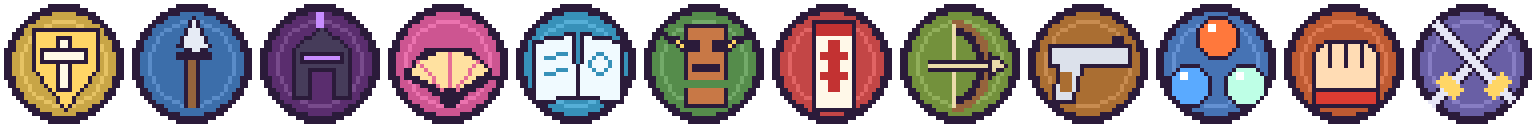

This figure's Python source:
# 새 직업 12 종 상징을 public/art/jobs.png 오른쪽에 붙여요 (기존 12 칸은 그대로) → 32px × 24 칸
#   python3 tools/job_icons.py 로 기존 12 칸을 다시 만든 뒤에 돌려도 돼요 (앞 12 칸만 잘라 써요)
from PIL import Image, ImageDraw
import math
O = (43, 27, 58, 255)
JOBS = [('paladin', (200, 165, 70), (255, 250, 230)), ('guardian', (60, 110, 170), (230, 235, 245)), ('darkknight', (90, 45, 110), (200, 140, 255)),
        ('dancer', (205, 85, 145), (255, 225, 160)), ('sage', (55, 145, 185), (240, 250, 255)), ('shaman', (85, 140, 75), (200, 120, 70)),
        ('miko', (195, 70, 70), (255, 248, 232)), ('archer', (115, 145, 60), (235, 220, 170)), ('gunner', (170, 110, 50), (220, 225, 235)),
        ('elemental', (70, 115, 180), (255, 255, 255)), ('fighter', (190, 90, 50), (255, 220, 180)), ('bladedancer', (105, 95, 165), (230, 230, 245))]
S = 32
def badge(d, bg):
    d.ellipse([1, 1, 30, 30], fill=O); d.ellipse([3, 3, 28, 28], fill=bg)
    d.ellipse([5, 5, 26, 26], outline=tuple(min(255, c + 30) for c in bg[:3]) + (255,))
def icon(k, bg, fg):
    im = Image.new('RGBA', (S, S), (0, 0, 0, 0)); d = ImageDraw.Draw(im); badge(d, bg + (255,)); fg += (255,)
    def poly(p, f=fg): d.polygon(p, fill=f, outline=O)
    if k == 'paladin':      # 금빛 방패 + 흰 십자
        poly([(8, 7), (24, 7), (24, 17), (16, 27), (8, 17)], (255, 214, 102, 255)); d.rectangle([14, 9, 17, 22], fill=fg, outline=O); d.rectangle([10, 12, 21, 15], fill=fg, outline=O)
    elif k == 'guardian':   # 창 (세로)
        d.line([(16, 26), (16, 10)], fill=O, width=4); d.line([(16, 26), (16, 10)], fill=(150, 100, 60, 255), width=2); poly([(16, 4), (20, 11), (16, 13), (12, 11)]); d.rectangle([12, 13, 20, 14], fill=(255, 214, 102, 255), outline=O)
    elif k == 'darkknight': # 어둠의 투구
        poly([(9, 24), (9, 12), (16, 6), (23, 12), (23, 24), (19, 24), (19, 17), (13, 17), (13, 24)], (70, 60, 90, 255)); d.rectangle([11, 13, 21, 15], fill=fg, outline=O); d.line([(16, 6), (16, 3)], fill=fg, width=2)
    elif k == 'dancer':     # 부채
        for a in range(-60, 61, 20):
            r = math.radians(a - 90); d.line([(16, 24), (16 + 12 * math.cos(r), 24 + 12 * math.sin(r))], fill=O, width=3)
        d.pieslice([4, 12, 28, 36], 210, 330, fill=fg, outline=O); [d.line([(16, 24), (16 + 11 * math.cos(math.radians(a - 90)), 24 + 11 * math.sin(math.radians(a - 90)))], fill=(230, 110, 150, 255)) for a in (-40, 0, 40)]; d.ellipse([14, 22, 18, 26], fill=O)
    elif k == 'sage':       # 펼친 책 + 룬
        poly([(5, 10), (15, 8), (16, 24), (5, 25)]); poly([(27, 10), (17, 8), (16, 24), (27, 25)]); d.line([(8, 14), (13, 13)], fill=(55, 145, 185, 255)); d.line([(8, 18), (13, 17)], fill=(55, 145, 185, 255)); d.ellipse([19, 13, 24, 18], outline=(55, 145, 185, 255))
    elif k == 'shaman':     # 토템 얼굴
        d.rectangle([11, 6, 21, 26], fill=fg, outline=O); d.rectangle([12, 10, 14, 12], fill=O); d.rectangle([18, 10, 20, 12], fill=O); d.rectangle([13, 16, 19, 17], fill=O); poly([(5, 8), (11, 10), (11, 13)], (255, 214, 102, 255)); poly([(27, 8), (21, 10), (21, 13)], (255, 214, 102, 255)); d.rectangle([11, 20, 21, 21], fill=(85, 140, 75, 255))
    elif k == 'miko':       # 부적
        d.rectangle([11, 5, 21, 27], fill=fg, outline=O); d.rectangle([12, 6, 20, 8], fill=(195, 50, 50, 255)); d.rectangle([15, 10, 17, 22], fill=(195, 50, 50, 255)); d.rectangle([13, 13, 19, 14], fill=(195, 50, 50, 255)); d.rectangle([13, 18, 19, 19], fill=(195, 50, 50, 255))
    elif k == 'archer':     # 활 + 화살
        d.arc([5, 5, 23, 27], 270, 90, fill=O, width=4); d.arc([5, 5, 23, 27], 270, 90, fill=(150, 100, 60, 255), width=2); d.line([(14, 6), (14, 26)], fill=fg, width=1)
        d.line([(8, 16), (26, 16)], fill=O, width=3); d.line([(8, 16), (26, 16)], fill=fg, width=1); poly([(27, 16), (23, 13), (23, 19)])
    elif k == 'gunner':     # 권총
        poly([(6, 11), (26, 11), (26, 16), (14, 16), (12, 25), (7, 25), (8, 16), (6, 16)]); d.rectangle([22, 9, 24, 11], fill=O); d.rectangle([9, 18, 11, 22], fill=(170, 110, 50, 255))
    elif k == 'elemental':  # 불 · 물 · 바람 구슬
        for (x, y), c in zip([(16, 9), (9, 21), (23, 21)], [(255, 120, 60), (90, 170, 255), (190, 255, 230)]):
            d.ellipse([x - 5, y - 5, x + 5, y + 5], fill=c + (255,), outline=O); d.rectangle([x - 2, y - 3, x - 1, y - 2], fill=fg)
    elif k == 'fighter':    # 주먹
        d.rounded_rectangle([8, 10, 24, 24], 4, fill=fg, outline=O); [d.line([(x, 10), (x, 16)], fill=O) for x in (12, 16, 20)]; d.rectangle([8, 22, 24, 26], fill=(220, 60, 50, 255), outline=O)
    elif k == 'bladedancer':  # 엇갈린 쌍검
        for s in (1, -1):
            x0, x1 = (16 - 10 * s, 16 + 9 * s); d.line([(x0, 25), (x1, 6)], fill=O, width=4); d.line([(x0, 25), (x1, 6)], fill=fg, width=2)
            d.line([(16 - 8 * s, 19), (16 - 4 * s, 23)], fill=(255, 214, 102, 255), width=3)
    return im
old = Image.open('public/art/jobs.png').convert('RGBA'); base = old.crop((0, 0, 64 * 12, 64))
sheet = Image.new('RGBA', (64 * 24, 64)); sheet.paste(base, (0, 0))
for i, (k, bg, fg) in enumerate(JOBS): sheet.paste(icon(k, bg, fg).resize((64, 64), Image.NEAREST), ((12 + i) * 64, 0))
sheet.save('public/art/jobs.png', optimize=True)
sheet.resize((64 * 24 * 2 // 2, 64), Image.NEAREST).crop((64 * 12, 0, 64 * 24, 64)).resize((64 * 12 * 2, 128), Image.NEAREST).save('tools/newjobs/job_icons_new.png')
print('ok', sheet.size)
